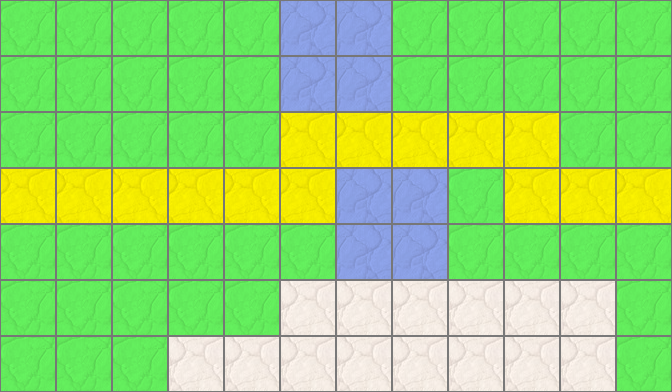

Tiled map render using the project's own tile images. Description and the whole map definition, tile-layer contents included, below:
An orthogonal 12x7 tile map with 56x56 px tiles, 1 tile layer (Tile Layer 1).

<map version="1.2" tiledversion="1.2.1" orientation="orthogonal" renderorder="right-down" width="12" height="7" tilewidth="56" tileheight="56" infinite="0" nextlayerid="3" nextobjectid="1">
 <tileset firstgid="1" source="tileset-terrain.tsx" />
 <layer id="2" name="Tile Layer 1" width="12" height="7">
  <data encoding="csv">
3,3,3,3,3,2,2,3,3,3,3,3,
3,3,3,3,3,2,2,3,3,3,3,3,
3,3,3,3,3,1,1,1,1,1,3,3,
1,1,1,1,1,1,2,2,3,1,1,1,
3,3,3,3,3,3,2,2,3,3,3,3,
3,3,3,3,3,4,4,4,4,4,4,3,
3,3,3,4,4,4,4,4,4,4,4,3
</data>
 </layer>
</map>
